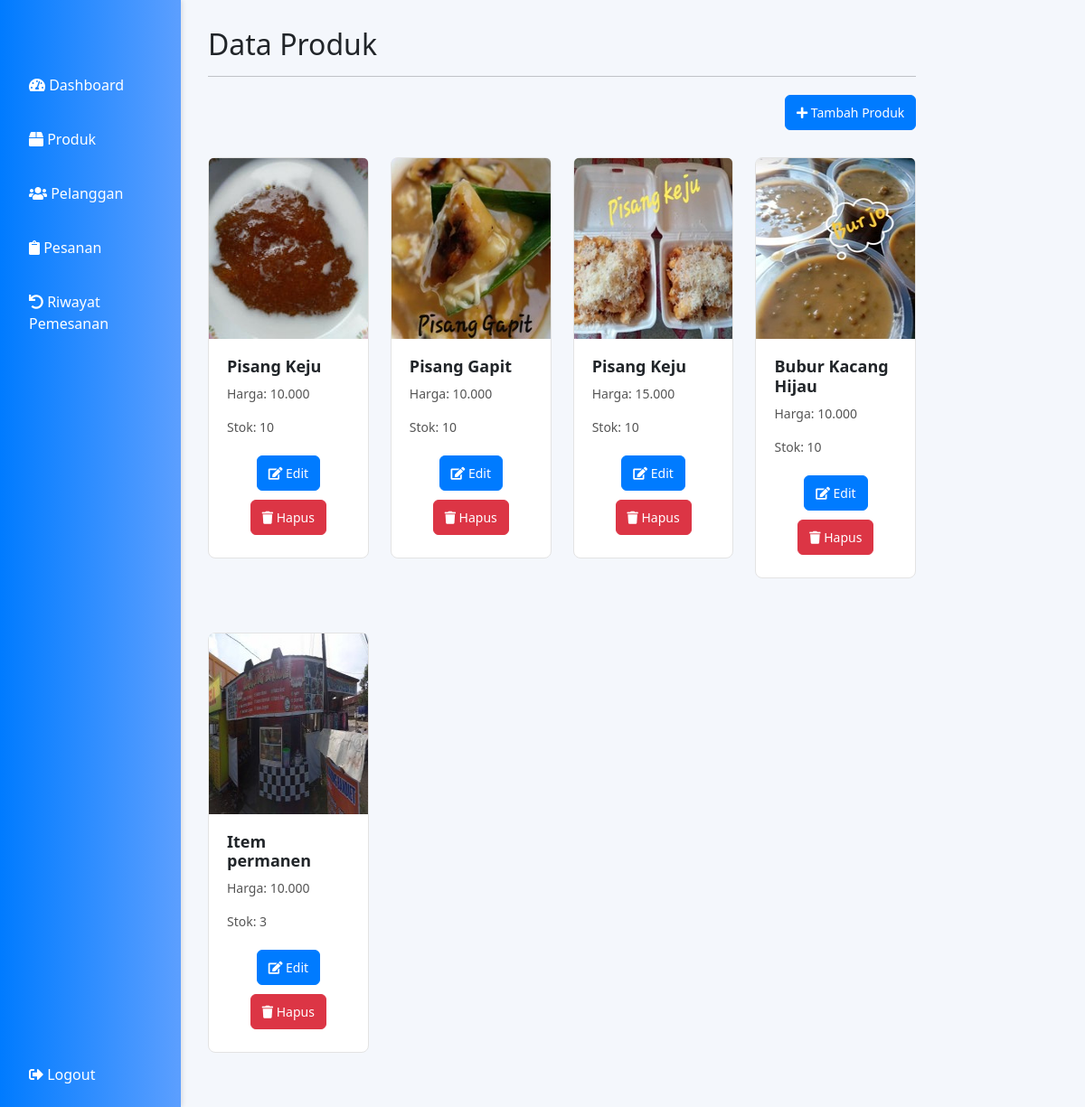
The page /admin/produk.php (signed in) on the database as committed earlier.
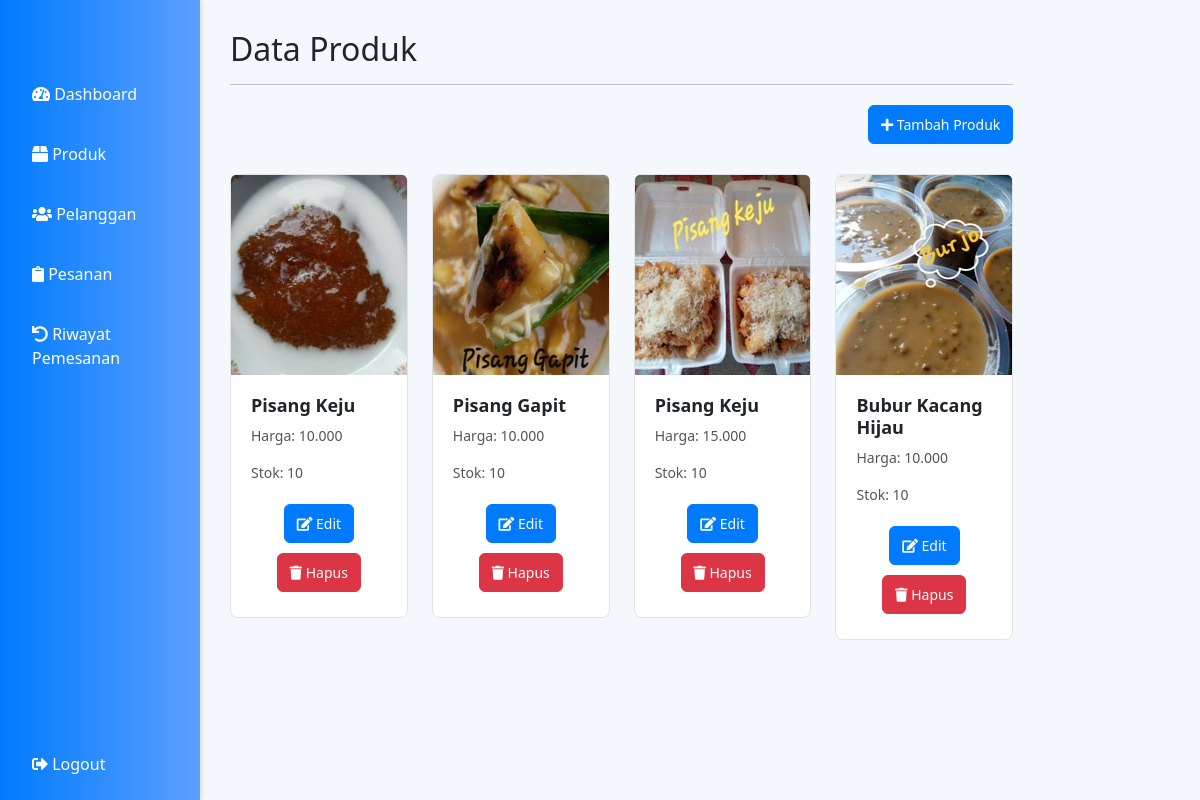
The same page on the database as committed later.
### tables this page shows
CREATE TABLE `items` (
  `item_id` int(11) NOT NULL,
  `item_name` varchar(225) NOT NULL,
  `stok` int(11) NOT NULL,
  `harga` decimal(6,3) NOT NULL,
  `item_image` varchar(100) DEFAULT NULL,
  `item_keywords` text DEFAULT NULL,
  `aktif` tinyint(1) NOT NULL DEFAULT 1
);

### admin/produk.php (the view, shortened to what this page needs)
<?php
include "../koneksi/koneksi.php";
?>
<!DOCTYPE html>
<html lang="en">
<head>
  <link href="https://cdn.jsdelivr.net/npm/bootstrap@5.3.0/dist/css/bootstrap.min.css" rel="stylesheet">
  <link rel="stylesheet" href="https://cdnjs.cloudflare.com/ajax/libs/font-awesome/5.15.3/css/all.min.css">
</head>
<body>
  <div class="sidebar">
    <a href="dashboard.php"><i class="fas fa-tachometer-alt"></i> Dashboard</a>
    <a href="produk.php"><i class="fas fa-box"></i> Produk</a>
    <a href="pelanggan.php"><i class="fas fa-users"></i> Pelanggan</a>
    <a href="pesanan.php"><i class="fas fa-clipboard"></i> Pesanan</a>
    <a href="riwayatpemesanan.php"><i class="fas fa-undo"></i> Riwayat Pemesanan</a>
    <div style="flex-grow: 1;"></div>
    <a href="logout.php"><i class="fas fa-sign-out-alt"></i> Logout</a>
  </div>
  <div class="content">
    <div class="col-sm-9 col-sm-offset-3 col-md-10 col-md-offset-2 main">
      <h2 class="page-header">Data Produk</h2>
      <hr>
      <div class="row-search">
        <a href="tambahproduk.php" class="btn btn-primary"><i class="fa fa-plus"></i> Tambah Produk</a>
      </div>
      <div class="row">
        <?php
        $query = $conn->query("SELECT * FROM items where aktif=1");
        while ($lihat = $query->fetch(PDO::FETCH_ASSOC)) {
        ?>
          <div class="col-md-3">
            <div class="card">
              <img src="../<?php echo $lihat['item_image']; ?>" class="card-img-top" alt="" width="300px" height="200px">
              <div class="card-body">
                <h5 class="card-title"><?php echo $lihat['item_name']; ?></h5>
                <p class="card-text">Harga: <?php echo $lihat['harga']; ?></p>
                <p class="card-text">Stok: <?php echo $lihat['stok']; ?></p>
                <div class="text-center">
                  <a href="editproduk.php?item_id=<?php echo $lihat['item_id']; ?>" class="btn btn-primary"><i class="fas fa-edit"></i> Edit</a>
                  <a href="hapusproduk.php?item_id=<?php echo $lihat['item_id']; ?>" class="btn btn-danger"><i class="fa fa-trash"></i> Hapus</a>
                </div>
              </div>
            </div>
          </div>
        <?php } ?>
      </div>
    </div>
  </div>
</body>
</html>

Rows that differ between the two databases and show on the page:
no longer on this page (row edited): items: item_image (picture), item_name "Item permanen", harga "10.000", stok "3"
